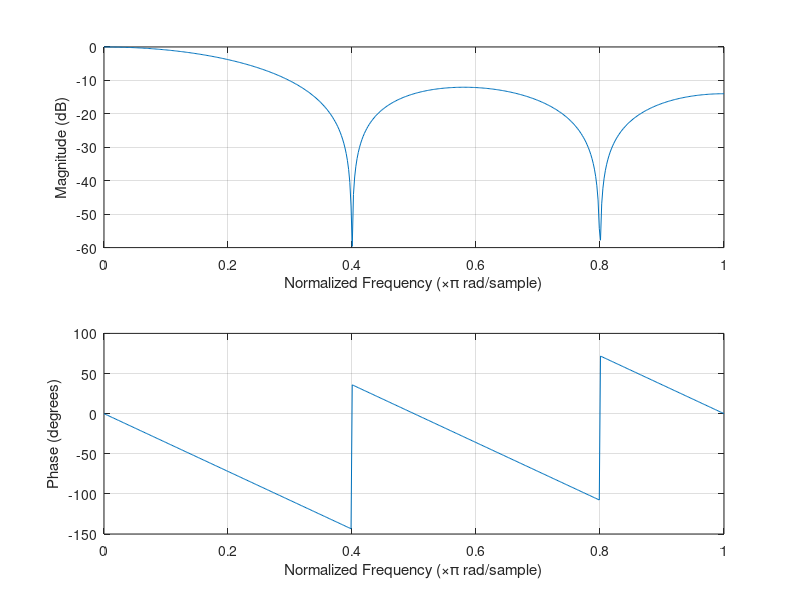
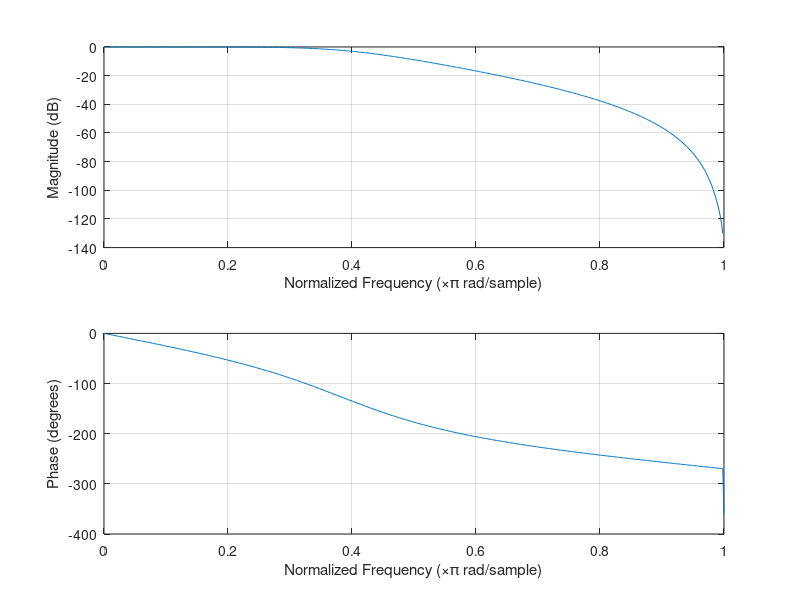
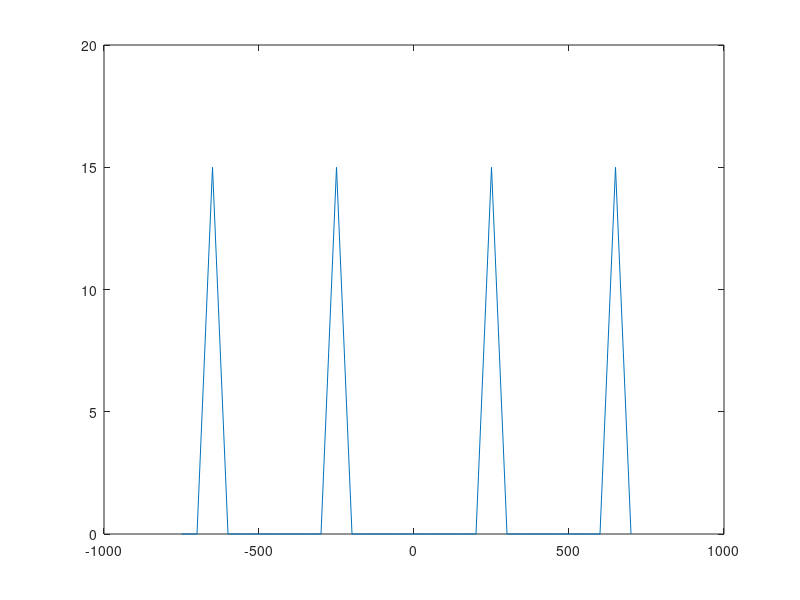
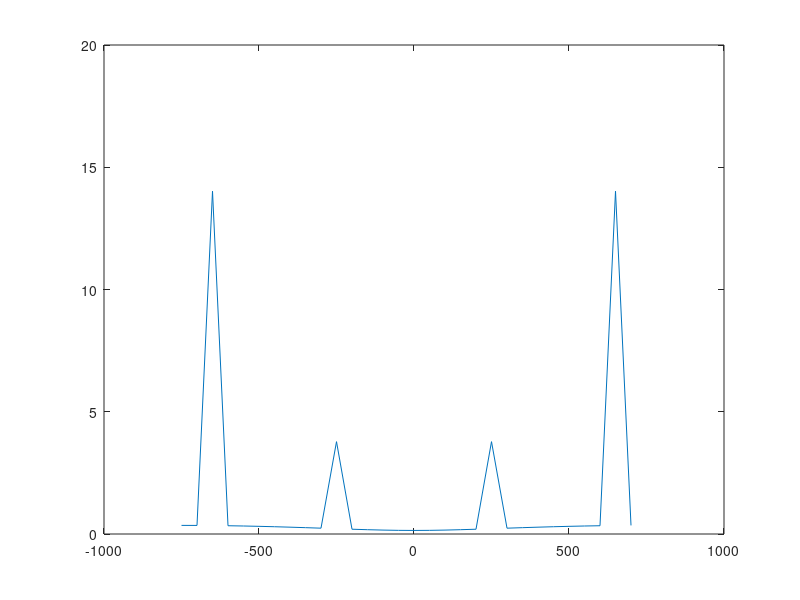

MATLAB code for these plots, in order:
% 5. c. Plot the magnitude response of the frequency responses in obtained
% in (a) and (b) using MATLAB. (Hint: use the function freqz)
% MATLAB. (Hint: use the function freqz)
a = 1;
b = [1/5, 1/5, 1/5, 1/5, 1/5];
freqz(b, a);
a2 = [1 , -0.5772, 0.4218, -0.0563];
b2 = [0.0985, 0.2956, 0.2956, 0.0985];
figure;
freqz(b2, a2);

% 6.b. Compute the FFT of x[n] with an FFT size N=30, and plot the 
% magnitude of the FFT of the signal in the frequency range of -fs/2 to 
% fs/2. (Hint: use fftshift)
Fs = 1500;
T = 1/Fs;
N = 30;
t = (0:N-1)*T;
f_1 = 100;
f_2 = 500;
X = cos(2*f_1*pi*t) + cos(2*f_2*pi*t);
X_fft = fft(X);
fftshift(X_fft);
fshift = (-N/2:N/2-1)*(Fs/N);
figure;
plot(fshift, abs(X_fft));

% 6.d. Plot the magnitude of the FFT of the output signal y[n] that is 
% obtained when x[n] is filtered by passing it through the system whose 
% difference equation is given by given question #4(b). Use the same 
% frequency range as (b).
a3 = 1;
b3 = [0.25, 0.5, 0.25];
Y = filter(b3, a3, X);
Y_fft = fft(Y);
fftshift(Y_fft);
fshift = (-N/2:N/2-1)*(Fs/N);
figure;
plot(fshift, abs(Y_fft));

% 6.f. Repeat (b), if f1= 480 and f2=500. Can you tell the frequencies of 
% the signal from your plot? Why?
f_1 = 480;
f_2 = 500;
X = cos(2*f_1*pi*t) + cos(2*f_2*pi*t);
X_fft = fft(X);
fftshift(X_fft);
fshift = (-N/2:N/2-1)*(Fs/N);
figure;
plot(fshift, abs(X_fft));

